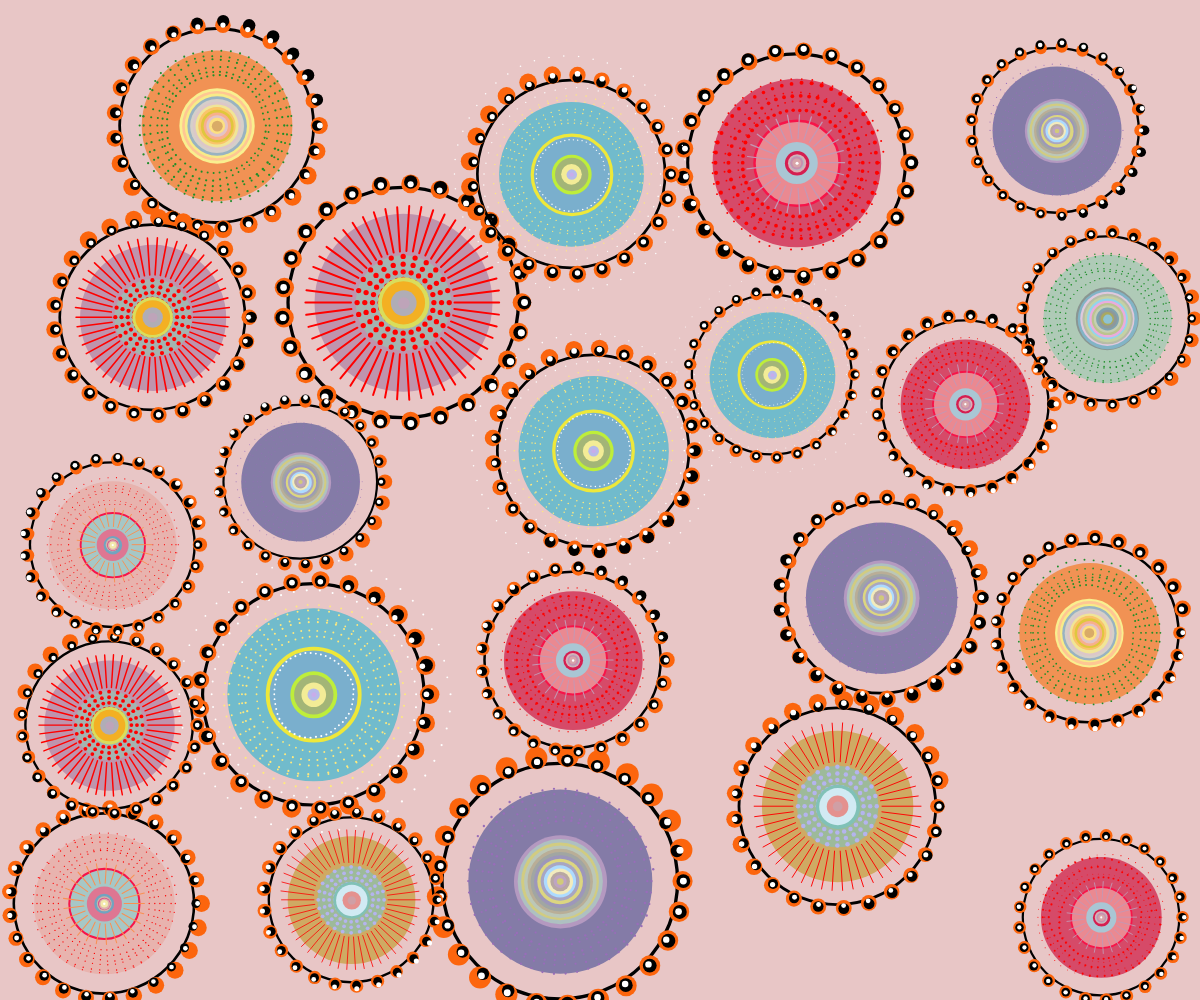
Frame 1 (no input)
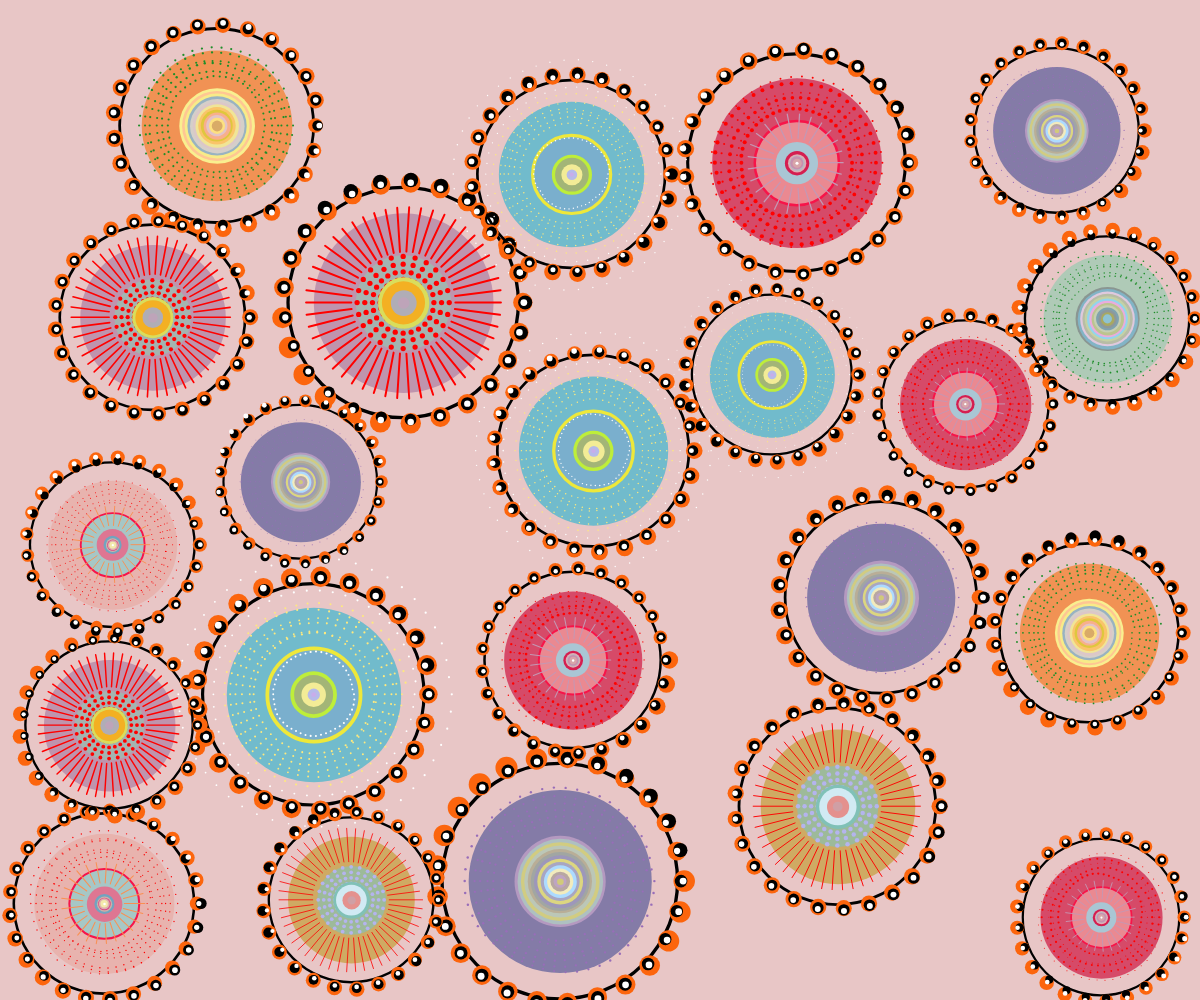
Frame 60 (no input)
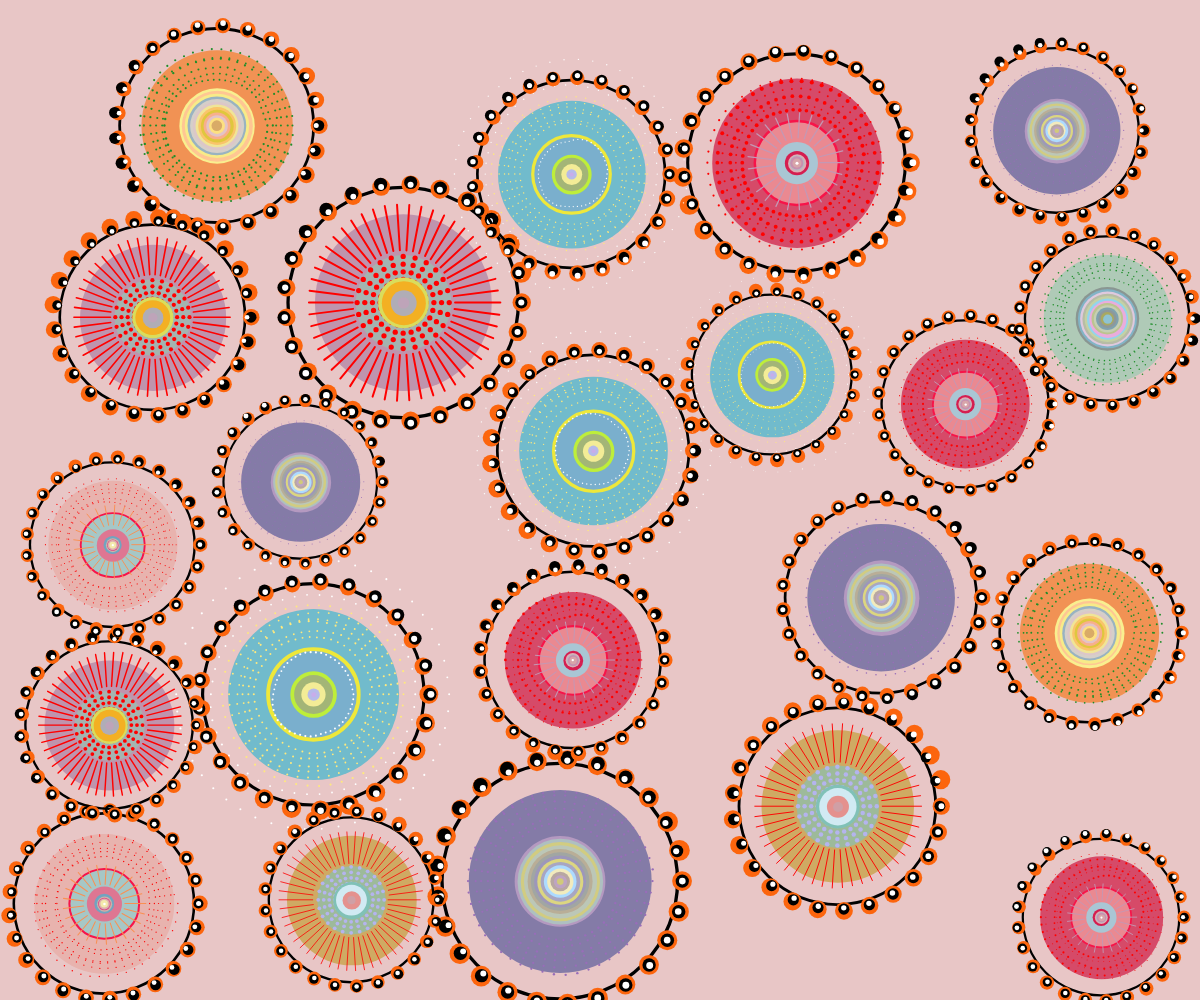
Frame 120 (the mouse pressed at the canvas centre since frame 60)

The p5.js sketch that drew these frames (run headless with seeded random() and noise() and a simulated clock; from frame 60 on, the mouse is pressed at the canvas centre):

// p5.js sketch
// ── sketch.js
// Base Configuration Class
//Creates an object that can be shared across all team members' code, allowing all patterns to use the same set of settings. 
//Source: https://developer.mozilla.org/zh-CN/docs/Web/JavaScript/Reference/Classes/static
// like a master task list for the entire codebase
class PatternConfig {
  static shared = {
    numCircles: 50,       // Number of small circles
    smallCircleSize: 5,   // Size of small circles
    numBorderCircles: 25, // Number of border circles
    borderCircleSizes: {
      outer: 30,          // Size of outer border circle
      middle: 20,         // Size of middle border circle
      inner: 10          // Size of inner border circle
    },
    mainCircleSize: 280,  // Size of main circle
    borderSize: 350      // Size of border
  };
}

// Base Circular Pattern Class
// Using class to easily create multiple similar patterns without repeating code
// x, y define the pattern position, scale defines the pattern size ratio
class CircularPattern {
  constructor(x, y, scale = 1) {
    this.x = x;
    this.y = y;
    this.scale = scale;
    this.config = PatternConfig.shared;
  }

  // Draw Border Decoration
  drawBorderDecoration() {
    stroke(0);
    strokeWeight(5 * this.scale);
    noFill();
    circle(this.x, this.y, this.config.borderSize * this.scale);

    const radius = 175 * this.scale;
    const sizes = this.config.borderCircleSizes;
    
    // Outer orange circle
    this.drawCircleRing(radius, this.config.numBorderCircles, sizes.outer, color(252, 101, 13));
    // Middle black circle
    this.drawCircleRing(radius, this.config.numBorderCircles, sizes.middle, color(0));
    // Inner white circle
    this.drawCircleRing(radius, this.config.numBorderCircles, sizes.inner, color(255));
  }

  // Draw a ring of circles to create a chain-like effect as in the reference image
  drawCircleRing(radius, count, size, fillColor) {
    fill(fillColor);
    noStroke();
    let noiseOffset = random(1000); // 设置一个噪声偏移值，以确保每个图案的噪声不同
    for (let i = 0; i < count; i++) {
      const angle = TWO_PI / count * i;
      
      // 加入 Perlin 噪声来调整每个圆的位置，减慢频率
      const noiseFactor = noise(noiseOffset + i * 0.1 + frameCount * 0.01); // 这里将 frameCount 乘以 0.01
      const x = this.x + (radius + noiseFactor * 10) * cos(angle);
      const y = this.y + (radius + noiseFactor * 10) * sin(angle);
      
      // 加入 Perlin 噪声来调整每个圆的大小
      const newSize = size * this.scale * (0.8 + noiseFactor * 0.4); 
      circle(x, y, newSize);
    }
  }
  
  

  // Draw radial lines to create a bicycle wheel spoke effect, radiating from the center
  drawRadialLines(innerRadius, outerRadius, count, strokeColor, weight = 2) {
    noFill();
    stroke(strokeColor);
    strokeWeight(weight * this.scale);
    
    let noiseOffset = random(1000); // 设置噪声偏移
    for (let i = 0; i < count; i++) {
      const angle = TWO_PI / count * i;
      const noiseFactor = noise(noiseOffset + i * 0.1 + frameCount * 0.01); // 这里将 frameCount 乘以 0.01
  
      // 使用 Perlin 噪声为起点和终点添加随机偏移
      const x1 = this.x + (innerRadius + noiseFactor * 5) * cos(angle);
      const y1 = this.y + (innerRadius + noiseFactor * 5) * sin(angle);
      const x2 = this.x + (outerRadius + noiseFactor * 10) * cos(angle);
      const y2 = this.y + (outerRadius + noiseFactor * 10) * sin(angle);
      
      line(x1, y1, x2, y2);
    }
  }
  
  

  // Draw concentric circle
  drawConcentricCircle(diameter, fillColor, strokeColor = null, strokeWeight = 0) {
    let noiseOffset = random(1000); // 设置噪声偏移
    
    const noiseFactor = noise(noiseOffset + frameCount * 0.01) * 0.05; // 这里将 frameCount 乘以 0.01
    const offsetX = this.x + noiseFactor * 20; // 为中心位置添加偏移
    const offsetY = this.y + noiseFactor * 20;
    const newDiameter = diameter * (0.95 + noiseFactor); // 修改大小
  
    fill(fillColor);
    if (strokeColor) {
      stroke(strokeColor);
      this.setStrokeWeight(strokeWeight);
    } else {
      noStroke();
    }
    circle(offsetX, offsetY, newDiameter * this.scale);
  }
  
  

  // Set stroke weight
  setStrokeWeight(weight) {
    strokeWeight(weight * this.scale);
  }

  // Draw group of concentric circles
  drawConcentricRings(radii, circleSize, color) {
    fill(color);
    noStroke();
    radii.forEach(radius => {
      this.drawCircleRing(radius * this.scale, this.config.numCircles, circleSize * this.scale, color);
    });
  }
}

// First Pattern
class PurplePattern extends CircularPattern {
  draw() {
    // Main circle
    this.drawConcentricCircle(280, color(232,179,174));
    
    // Pink ring
    this.drawConcentricCircle(140, color(166,199,198), color(247, 20, 73), 4);
    
    // Green ring and radial lines
    this.drawConcentricCircle(70, color(222,118,146), color(200, 200, 50));
    this.drawRadialLines(35 * this.scale, 70 * this.scale, 25, color(250, 144, 82));
    
    // Inner circles
    const innerCircles = [
      { size: 40, fill: [113,164,192], stroke: [72, 135, 100] },
      { size: 30, fill: [207,178,168], stroke: [240, 84, 84] },
      { size: 25, fill: [218,71,137], stroke: [54, 49, 49] },
      { size: 22, fill: [221,178,174], stroke: [240, 84, 84] },
      { size: 15, fill: [243,233,171], stroke: [112, 194, 58] },
      { size: 5, fill: [255], stroke: [255] }
    ];


   // The forEach method is used to iterate over each object in the innerCircles array.
   // color(...fill) uses the spread operator (...), which takes each element in the array individually and passes it to the color() function. 
   // The reason for this is that the color() function requires individual RGB values as arguments, while fill is an array containing RGB values.

    innerCircles.forEach(({ size, fill, stroke }) => {
      this.drawConcentricCircle(size, color(...fill), color(...stroke));
    });
    
    // border deco
    this.drawBorderDecoration();
    
    // concentric rings
    this.drawConcentricRings([130, 120, 110, 100, 90, 80], 5, color(255, 0, 0));
  }
}

// Second pattern
class OrangePattern extends CircularPattern {
  draw() {
    // Main circle-purple
    this.drawConcentricCircle(280, color(191,148,173));
    
    // Green circle
    this.drawConcentricCircle(150, color(164,180,176));
    
    // Radial lines
    this.drawRadialLines(75 * this.scale, 140 * this.scale, 50, color(255, 0, 0), 3);
    
    // Internal dot group
    this.drawDotMatrix();
    
    // Inner circle
    const innerCircles = [
      { size: 80, fill: [217,221,92] },
      { size: 68, fill: [243,176,35] },
      { size: 40, fill: [176,173,182] },
      { size: 18, fill: [190,164,185] }
    ];

    innerCircles.forEach(({ size, fill }) => {
      this.drawConcentricCircle(size, color(...fill));
    });
    
    // Border decoration
    this.drawBorderDecoration();
  }

  drawDotMatrix() {
    fill(255, 0, 0);
    noStroke();
    const numCirclesRadial = 6;
    const numCirclesPerLayer = 24;
    const dotRadius = 4 * this.scale;
    const maxRadius = 70 * this.scale;

    //The outer loop controls the number of dots
    //a total of 6 layers from inside to outside
    for (let r = 1; r <= numCirclesRadial; r++) {
      const distance = (r / numCirclesRadial) * maxRadius;
      for (let i = 0; i < numCirclesPerLayer; i++) {
        const angle = TWO_PI / numCirclesPerLayer * i;
        const x = this.x + cos(angle) * distance;
        const y = this.y + sin(angle) * distance;
        circle(x, y, dotRadius * 2);
      }
    }
  }
}

// third pattern
class OrangeCirclePattern extends CircularPattern {
  draw() {
    // main circle
    this.drawConcentricCircle(280, color(113,187,204));
    this.drawConcentricCircle(150, color(122,175,205), color(238,232,58), 6);
    this.drawConcentricCircle(70, color(163,181,119), color(190,238,58), 6);
    this.drawConcentricRings([135, 125, 115, 105, 95, 85], 5, color(254,233,126));
    this.drawConcentricRings([57,154,207], 5, color(255));
    this.drawConcentricCircle(40, color(243,236,150));
    this.drawConcentricCircle(20, color(182,186,233));
    this.drawConcentricCircle(8, color(200,173,234));
    // border deco
    this.drawBorderDecoration();
  }
}

// forth pattern
class GreenPattern extends CircularPattern {
  draw() {
    this.drawConcentricCircle(280, color(207,170,99));
    this.drawRadialLines(75 * this.scale, 140 * this.scale, 50, color(255, 0, 0), 1.7);
    this.drawConcentricCircle(150, color(157,186,154));
    this.drawDotMatrix(color(180,180,238));
    const innerCircles = [
      { size: 80, fill: [128,193,183] },
      { size: 68, fill: [209,234,243] },
      { size: 40, fill: [228,145,142] },
      { size: 18, fill: [208,159,165] },
    ];

    innerCircles.forEach(({ size, fill }) => {
      this.drawConcentricCircle(size, color(...fill));
    });
    
    // border decoration
    this.drawBorderDecoration();
  }

  drawDotMatrix(dotColor) {
    fill(dotColor);
    noStroke();
    const numCirclesRadial = 6;
    const numCirclesPerLayer = 24;
    const dotRadius = 4 * this.scale;
    const maxRadius = 70 * this.scale;

    for (let r = 1; r <= numCirclesRadial; r++) {
      const distance = (r / numCirclesRadial) * maxRadius;
      for (let i = 0; i < numCirclesPerLayer; i++) {
        const angle = TWO_PI / numCirclesPerLayer * i;
        const x = this.x + cos(angle) * distance;
        const y = this.y + sin(angle) * distance;
        circle(x, y, dotRadius * 2);
      }
    }
  }
}

// The fifth pattern: white theme
class WhitePattern extends CircularPattern {
  draw() {
    let radius = 140;
    // main circle
    this.drawConcentricCircle(radius * 2, color(241,146,84));
    
    // Descending circle series
    const circles = [
      { size: 140, fill: [249,239,143] },
      { size: 130, fill: [255,198,147] },
      { size: 120, fill: [247,235,136] },
      { size: 110, fill: [153,179,193] },
      { size: 100, fill: [213,207,201] },
      { size: 90, fill: [220,199,200] },
      { size: 80, fill: [240,229,150] },
      { size: 70, fill: [250,196,106] },
      { size: 60, fill: [223,199,61] },
      { size: 50, fill: [248,175,140] },
      { size: 40, fill: [227,196,198] },
      { size: 30, fill: [253,225,128] },
      { size: 20, fill: [217,171,103] }
    ];
    // Iterate over each circle object in the circles array
    circles.forEach(({ size, fill }) => {
      // Extract 'size' and 'fill' properties from the circle object 
      // 'size' represents the size of the concentric circle 
      // 'fill' is an array representing color values, e.g., [r, g, b] 
      // Call the 'drawConcentricCircle' method to draw the circle 
      // Convert the 'fill' array to color values using the 'color' function
      this.drawConcentricCircle(size, color(...fill));
    });
    
    // Border decoration
    this.drawBorderDecoration();
    
    // Green ring
    this.drawConcentricRings([130, 120, 110, 100, 90, 80], 7, color(30, 142, 41));
  }
}

// Sixth pattern: yellow-orange theme
// Define a new class named YellowOrangePattern that extends the CircularPattern class
class YellowOrangePattern extends CircularPattern {
  // Override the draw method to define the specific pattern to be drawn
  draw() {
    // Main circle
    this.drawConcentricCircle(280, color(132,123,167));
    
    // Pink Circle Series
    this.drawConcentricCircle(140, color(180,153,192));
    this.drawConcentricCircle(130, color(174,192,193));
    
    // Descending circle series
    const recursiveCircles = [
    // Define an array of circle objects, each with a size and fill color for recursive drawing of concentric circles
      { size: 120, fill: [209,204,129] },
      { size: 110, fill: [188,199,183] },
      { size: 100, fill: [185,174,151] },
      { size: 90, fill: [161,166,162] },
      { size: 80, fill: [157,151,186] },
      { size: 70, fill: [220,214,128] },
      { size: 60, fill: [168,166,194] },
      { size: 50, fill: [173,219,255] },
      { size: 40, fill: [242,235,189] },
      { size: 30, fill: [184,167,162] },
      { size: 20, fill: [190,164,194] },
      { size: 10, fill: [209,202,122] },
    ];
    // Iterate over each circle object in the recursiveCircles array
    recursiveCircles.forEach(({ size, fill }) => {
    // Call the 'drawConcentricCircle' method to draw each concentric circle // Convert the 'fill' array to a color value and pass it along with 'size'
      this.drawConcentricCircle(size, color(...fill));
    });
    
    this.drawBorderDecoration();
    
    // Purple circle
    this.drawConcentricRings([130, 120, 110, 100, 90, 80], 5, color(152, 109, 185));
  }
}

    // Continue to the seventh pattern: SecondPurplePattern
class SecondPurplePattern extends CircularPattern {
  draw() {
    // main circle
    this.drawConcentricCircle(280, color(214,74,104));
    
    // pink circle
    this.drawConcentricCircle(140, color(234,137,145), color(247, 20, 73), 4);
    
    // green circle
    this.drawConcentricCircle(70, color(169,198,212), color(200, 200, 50));
    
    // Radial lines
    this.drawRadialLines(35 * this.scale, 70 * this.scale, 25, color(196,152,180));
    
    // Inner circle series
    const innerCircles = [
    // Define an array of circle objects, each containing the size, fill color, and stroke color for concentric circles
      { size: 40, fill: [213,30,80], stroke: [72, 135, 100] },
      { size: 30, fill: [222,173,179], stroke: [240, 84, 84] },
      { size: 25, fill: [181,186,194], stroke: [54, 49, 49] },
      { size: 22, fill: [199,144,175], stroke: [240, 84, 84] },
      { size: 15, fill: [216,165,169], stroke: [112, 194, 58] },
      { size: 5, fill: [255], stroke: [255] }
    ];
  // Iterate over each circle object in the innerCircles array
    innerCircles.forEach(({ size, fill, stroke }) => {
      // Call the 'drawConcentricCircle' method to draw the concentric circle 
      // Convert the 'fill' and 'stroke' arrays to color values and pass them in
      this.drawConcentricCircle(size, color(...fill), color(...stroke));
    });
    
    //Border decoration
    this.drawBorderDecoration();
    
    // Series of red rings, alternating sizes
    const ringRadii = [130, 120, 110, 100, 90, 80];
    // Iterate over each radius in the ringRadii array
    ringRadii.forEach((radius, index) => {
      // Determine the size of each circle in the ring // If the index is even, set circleSize to 5; if odd, set it to 10
      const circleSize = index % 2 === 0 ? 5 : 10;
      // Call the 'drawCircleRing' method to draw a ring of circles 
      // Scale the radius and circleSize based on this.scale
      this.drawCircleRing(
        radius * this.scale,
        this.config.numCircles,
        circleSize * this.scale,
        color(255, 0, 0)
      );
    });
  }
}

// The eighth pattern: the second white theme
class SecondWhitePattern extends CircularPattern {
  draw() {
    // main circle
    this.drawConcentricCircle(280, color(175,202,183));
    
    // First-level Decreasing Circle Series
    const circles = [
      { size: 140, fill: [138,150,146] },
      { size: 130, fill: [130,180,198] },
      { size: 120, fill: [223,201,222] },
      { size: 110, fill: [183,188,166] },
      { size: 100, fill: [196,209,164] },
      { size: 90, fill: [146,213,237] },
      { size: 80, fill: [234,172,220] },
      { size: 70, fill: [188,196,143] },
      { size: 60, fill: [198,207,180] },
      { size: 50, fill: [128,162,174] },
      { size: 40, fill: [142,152,154] },
      { size: 30, fill: [169,169,96] },
      { size: 20, fill: [142,195,211] }
    ];

    circles.forEach(({ size, fill }) => {
      this.drawConcentricCircle(size, color(...fill));
    });
    
    // Border Decoration
    this.drawBorderDecoration();
    
    // Special Ring Series
    const ringRadii = [130, 120, 110, 100, 90, 80];
    ringRadii.forEach(radius => {
      this.drawCircleRing(
        radius * this.scale,
        this.config.numCircles,
        7 * this.scale,
        color(30, 142, 41)
      );
    });
  }
}

// The PatternManager class is used to manage the creation and storage of a set of patterns source from：https://www.csdn.net/
class PatternManager {
  constructor() {
    this.patterns = [];
    this.patternClasses = [
      PurplePattern,
      OrangePattern,
      OrangeCirclePattern,
      GreenPattern,
      WhitePattern,
      YellowOrangePattern,
      SecondPurplePattern,
      SecondWhitePattern
    ];
    
    this.minPatterns = 20; // Defines the minimum number of patterns to be generated

    this.maxAttempts = 100; //  Defines the maximum number of attempts to create each pattern object
  }

  // Check if the pattern overlaps with an existing pattern
  checkOverlap(x, y, size) {
    for (let pattern of this.patterns) {
      // Calculate the horizontal and vertical distance between the current position and the center point of the pattern
      const dx = x - pattern.x;
      const dy = y - pattern.y;
      // The Pythagorean theorem is used to calculate the straight-line distance between two points
      const distance = sqrt(dx * dx + dy * dy);
      // Calculate the minimum safe distance between two patterns (sum of their radii)
      const minDistance = (size + pattern.size) / 2;
      
      if (distance < minDistance) {
        return true; // Have overlap
      }
    }
    return false; // nonoverlap
  }

  // Randomly gets a random position and size
  getRandomPosition() {
    // Define size range
    const minSize = min(windowWidth, windowHeight) * 0.15;
    const maxSize = min(windowWidth, windowHeight) * 0.25;
    const size = random(minSize, maxSize);
    
    // Defines the margins of the area that can be placed
    const margin = size / 2;
    // The x and y coordinates of the pattern are randomly generated to ensure that the pattern does not cross the window boundary
    const x = random(margin, windowWidth - margin);
    const y = random(margin, windowHeight - margin);
    
    return { x, y, size };
  }
   // The main way to create patterns, generating multiple patterns and storing them in the Patterns array
  createPatterns() {
     // Reset the patterns array to ensure that the pattern list is empty each time this method is called
    this.patterns = [];
    const maxPatterns = 30; // Maximum number of patterns. The number of patterns generated cannot exceed this number

    let attemptsCount = 0;// Records the current number of attempts

    const maxTotalAttempts = 1000; // An upper limit on the total number of attempts to avoid infinite loops
    
    // Cycle pattern generation when the number of patterns does not reach the maximum and the number of attempts is not exceeded
    while (this.patterns.length < maxPatterns && attemptsCount < maxTotalAttempts) {
      // Gets the randomly generated pattern position and size
      const { x, y, size } = this.getRandomPosition();
      
      // Check for overlap
      if (!this.checkOverlap(x, y, size)) {
       //Select a random pattern class from the pattern class array
        const PatternClass = random(this.patternClasses);
        
        // Calculate the scale (based on 350 as the base size)
        const scale = size / 350;
        
         // Creates a new pattern object, passing in the randomly generated position and scale
        const pattern = new PatternClass(x, y, scale);
        pattern.size = size;// Saves the actual size of the pattern to the size property of the pattern object
        
        this.patterns.push(pattern);// Adds the newly created pattern object to the patterns array
      }
      
      attemptsCount++;// Increase the number of attempts after each cycle
    }
    
    //Print the number of patterns generated and the total number of attempts
    console.log(`Created ${this.patterns.length} patterns after ${attemptsCount} attempts`);
  }

  draw() {
    // Sort by pattern size in descending order, with larger patterns drawn at the bottom
    this.patterns.sort((a, b) => b.size - a.size);
    this.patterns.forEach(pattern => pattern.draw());
  }

// Gets the number of the current pattern
  getPatternCount() {
    return this.patterns.length;
  }
}

// Global variables used to manage patterns
let patternManager;

// The setup function initializes the canvas and the PatternManager instance
function setup() {
  createCanvas(windowWidth, windowHeight);
  patternManager = new PatternManager();
  patternManager.createPatterns();
}

// The draw function, called at each frame, is responsible for drawing the pattern
function draw() {
  background(232,198,198,255);
  patternManager.draw();
}

// Window size change processing
function windowResized() {
  resizeCanvas(windowWidth, windowHeight);
  // Regenerates the pattern to fit the new canvas size
  patternManager.createPatterns();
}
